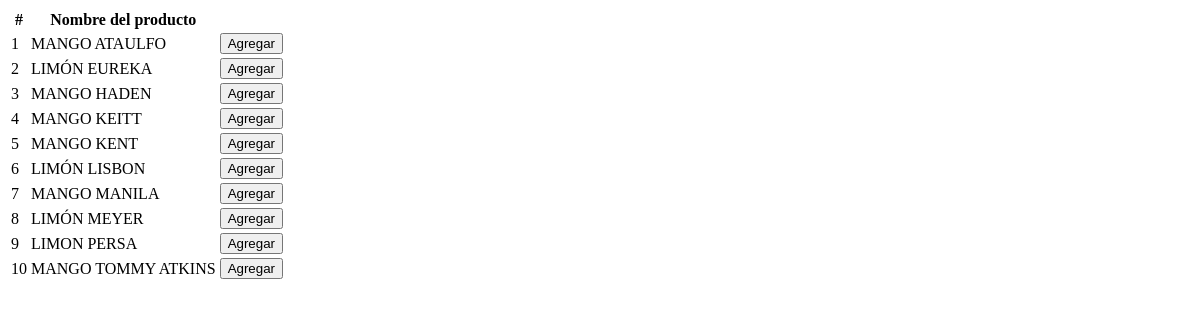
The page /empaque/asignar/buscar_productos.php (signed in) on the database as committed earlier.
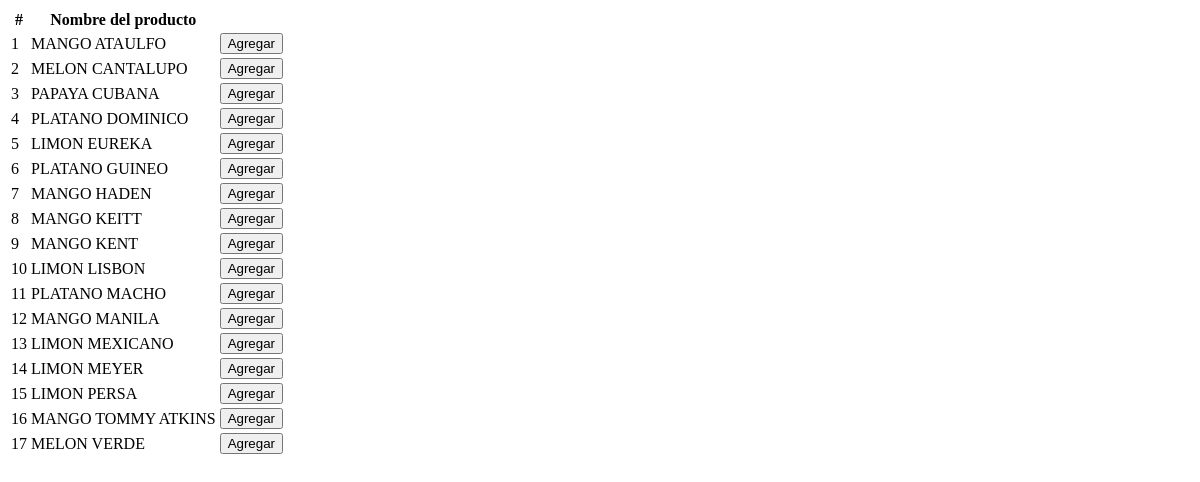
The same page on the database as committed later.
### tables this page shows
CREATE TABLE IF NOT EXISTS `productos` (
  `id_producto` int(11) NOT NULL AUTO_INCREMENT,
  `nombre_producto` varchar(100) NOT NULL,
  `variedad_producto` varchar(100) NOT NULL,
  PRIMARY KEY (`id_producto`)
);

### empaque/asignar/buscar_productos.php (the view, shortened to what this page needs)
<!DOCTYPE html>
<html>
	<head>
	</head>
	<body>
		<table class="table">
			<thead>
				<th class="centro">#</th>
				<th>Nombre del producto</th>
				<th class="derecha"></th>
			</thead>
			<tbody>
				<?php
					$producto = $_POST['producto'];
					$cont = 1;
				    $consulta = "SELECT * FROM productos WHERE nombre_producto LIKE '%$producto%' OR variedad_producto LIKE '%$producto%' ORDER BY variedad_producto ASC";
					$resultado = mysql_query($consulta);
					while($row = mysql_fetch_array($resultado)){ ?>
						<tr>
							<td class="centro"><?php echo $cont; ?></td>
			          		<td><?php echo $row['nombre_producto']." ".$row['variedad_producto']; ?></td>
				        	<td class="derecha">
				        		<button class="btn btn-success" onClick="agregarProducto(<?php echo $row['id_producto']; ?>, '<?php echo $id_empaque; ?>');"><i class="glyphicon glyphicon-ok"></i> Agregar</button>
				        	</td>
				        	<?php $cont++; ?>
			    	    </tr>
					<?php }
				?>
			</tbody>
		</table>
	</body>
</html>

Rows that differ between the two databases and show on the page:
added productos: nombre_producto "MELON", variedad_producto "CANTALUPO"
added productos: nombre_producto "PAPAYA", variedad_producto "CUBANA"
added productos: nombre_producto "PLATANO", variedad_producto "DOMINICO"
changed productos "EUREKA": nombre_producto "LIMÓN" → "LIMON"
added productos: nombre_producto "PLATANO", variedad_producto "GUINEO"
changed productos "LISBON": nombre_producto "LIMÓN" → "LIMON"
added productos: nombre_producto "PLATANO", variedad_producto "MACHO"
added productos: nombre_producto "LIMON", variedad_producto "MEXICANO"
changed productos "MEYER": nombre_producto "LIMÓN" → "LIMON"
added productos: nombre_producto "MELON", variedad_producto "VERDE"
